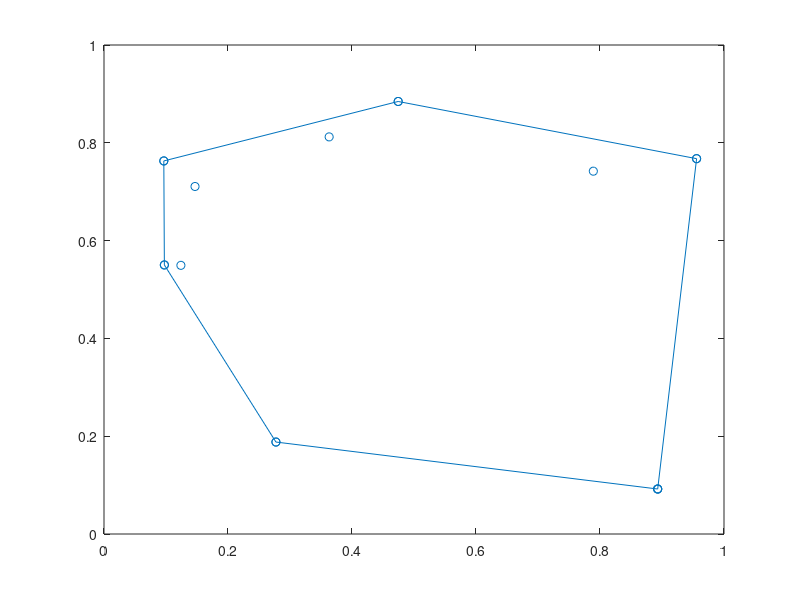

This figure's MATLAB source:
clear;
randPoints = rand(10, 2);
save("randPoints.txt", "randPoints", "-ascii")
clear;
data = importdata("randPoints.txt");
x_list = [];
y_list = [];
for point_idx = 1:10
    points(point_idx).x = data(point_idx, 1);
    points(point_idx).y = data(point_idx, 2);
    x_list = [x_list, points(point_idx).x];
    y_list = [y_list, points(point_idx).y];
end
x_min = min(x_list);
x_max = max(x_list);
y_min = min(y_list);
y_max = max(y_list);
[boardPoints_x, boardPoints_y] = meshgrid([x_min, x_max], [y_min, y_max]);
scatter(x_list, y_list)
hold on
box on
K = convhull(data(:, 1), data(:, 2));
plot(data(K, 1), data(K, 2), '-o')